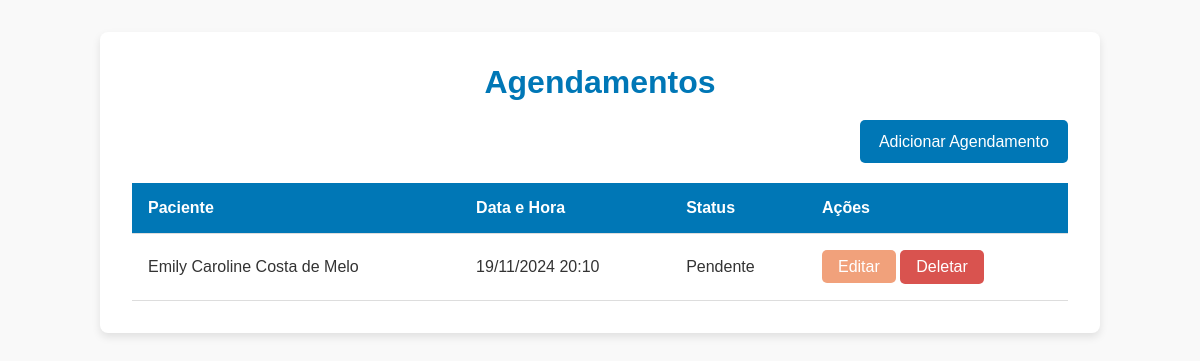
The page /agendamentos/ on the database its author committed.
### models.py (models this page shows)
class Agendamento(db.Model):
    id = db.Column(db.Integer, primary_key=True)
    data_horario = db.Column(db.DateTime, nullable=False)
    paciente_id = db.Column(db.Integer, db.ForeignKey('paciente.id'), nullable=False)
    status = db.Column(db.String(20), nullable=False, default='Pendente')
    paciente = db.relationship('Paciente', backref='agendamentos_relacao', lazy=True)

class Paciente(db.Model):
    id = db.Column(db.Integer, primary_key=True)
    nome = db.Column(db.String(120), nullable=False)
    cpf = db.Column(db.String(11), unique=True, nullable=False)
    telefone = db.Column(db.String(15))
    endereco = db.Column(db.String(255))
    data_nascimento = db.Column(db.Date, nullable=False)
    prontuarios = db.relationship('Prontuario', backref='paciente_relacao', lazy=True)
    consultas = db.relationship('Consulta', backref='paciente_relacao', lazy=True)
    agendamentos = db.relationship('Agendamento', backref='paciente_relacao', lazy=True)

### controllers/agendamento_controller.py (the view)
@agendamento_bp.route('/')
def listar_agendamentos():
    agendamentos = Agendamento.query.order_by(Agendamento.data_horario.asc()).all()
    return render_template('listar_agendamentos.html', agendamentos=agendamentos)

### templates/listar_agendamentos.html (shortened to what this page needs)
<!DOCTYPE html>
<html lang="pt-br">
<head>
    <link rel="stylesheet" href="{{ url_for('static', filename='css/agendamento.css') }}">
</head>
<body>
    <div class="page-container">
        <h1>Agendamentos</h1>
        <div class="button-container">
            <a href="{{ url_for('agendamento.adicionar_agendamento') }}" class="btn btn-primary">Adicionar Agendamento</a>
        </div>
        <table class="agendamentos-table">
            <thead>
                <tr>
                    <th>Paciente</th>
                    <th>Data e Hora</th>
                    <th>Status</th>
                    <th>Ações</th>
                </tr>
            </thead>
            <tbody>
                {% for agendamento in agendamentos %}
                <tr>
                    <td>{{ agendamento.paciente.nome }}</td>
                    <td>{{ agendamento.data_horario.strftime('%d/%m/%Y %H:%M') }}</td>
                    <td>{{ agendamento.status }}</td>
                    <td>
                        <a href="{{ url_for('agendamento.editar_agendamento', id=agendamento.id) }}" class="btn btn-edit">Editar</a>
                        <form action="{{ url_for('agendamento.deletar_agendamento', id=agendamento.id) }}" method="post" style="display:inline;">
                            <button type="submit" class="btn btn-delete">Deletar</button>
                        </form>
                    </td>
                </tr>
                {% endfor %}
            </tbody>
        </table>
    </div>
</body>
</html>

### static/css/agendamento.css (style rules this page uses)
* { margin: 0; padding: 0; box-sizing: border-box; }
body { font-family: Arial, sans-serif; background-color: #f9f9f9; color: #333; padding: 2rem; }
.page-container { max-width: 1000px; margin: 0 auto; background-color: #fff; padding: 2rem; box-shadow: 0 4px 8px rgba(0, 0, 0, 0.1); border-radius: 8px; }
h1 { text-align: center; color: #0077b6; margin-bottom: 2rem; }
.button-container { text-align: right; margin-bottom: 1rem; }
.btn { padding: 0.8rem 1.2rem; font-size: 1rem; border-radius: 5px; text-decoration: none; text-align: center; cursor: pointer; }
.btn-primary { background-color: #0077b6; color: white; }
.btn-edit { background-color: #f1a17b; color: white; padding: 0.5rem 1rem; border-radius: 5px; text-decoration: none; }
.btn-delete { background-color: #d9534f; color: white; border: none; padding: 0.5rem 1rem; border-radius: 5px; cursor: pointer; }
.agendamentos-table { width: 100%; border-collapse: collapse; margin-top: 2rem; }
.agendamentos-table th, .agendamentos-table td { padding: 1rem; text-align: left; border-bottom: 1px solid #ddd; }
.agendamentos-table th { background-color: #0077b6; color: white; }

### rows shown on the page
Agendamento: paciente.nome "Emily Caroline Costa de Melo", data_horario "19/11/2024 20:10", status "Pendente"
